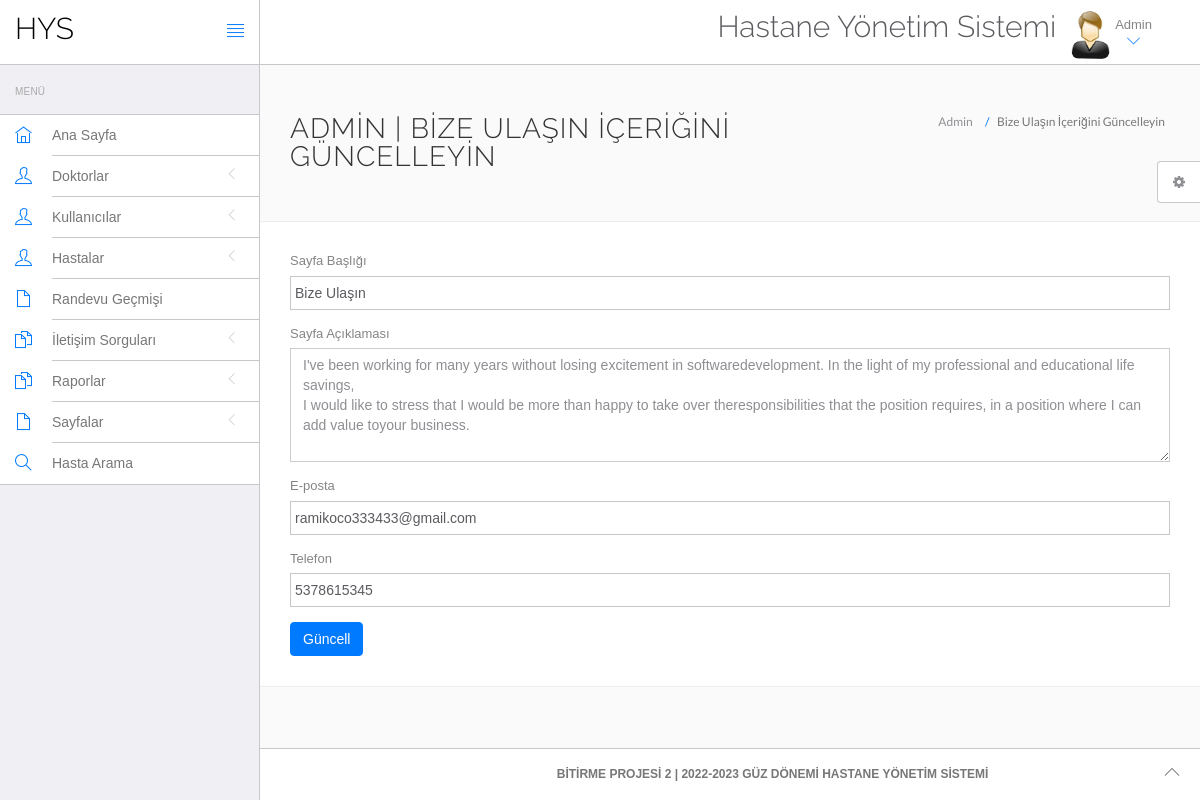
Screenshot of /hms/admin/contact.php (signed in) with the database file from the repository.
### tables this page shows
CREATE TABLE `tblpage` (
  `ID` int(10) NOT NULL,
  `PageType` varchar(200) DEFAULT NULL,
  `PageTitle` varchar(200) DEFAULT NULL,
  `PageDescription` mediumtext,
  `Email` varchar(120) DEFAULT NULL,
  `MobileNumber` bigint(10) DEFAULT NULL,
  `UpdationDate` timestamp NULL DEFAULT CURRENT_TIMESTAMP,
  `OpenningTime` varchar(255) DEFAULT NULL
);

### hms/admin/contact.php (the view, shortened to what this page needs)
<?php
include('include/config.php');
if(strlen($_SESSION['id']==0)) {
 header('location:logout.php');
  } else{
?>
<!DOCTYPE html>
<html lang="tr">
	<head>
		<link rel="stylesheet" href="vendor/bootstrap/css/bootstrap.min.css">
		<link rel="stylesheet" href="vendor/fontawesome/css/font-awesome.min.css">
		<link rel="stylesheet" href="vendor/themify-icons/themify-icons.min.css">
		<link href="vendor/animate.css/animate.min.css" rel="stylesheet" media="screen">
		<link href="vendor/perfect-scrollbar/perfect-scrollbar.min.css" rel="stylesheet" media="screen">
		<link href="vendor/switchery/switchery.min.css" rel="stylesheet" media="screen">
		<link href="vendor/bootstrap-touchspin/jquery.bootstrap-touchspin.min.css" rel="stylesheet" media="screen">
		<link href="vendor/select2/select2.min.css" rel="stylesheet" media="screen">
		<link href="vendor/bootstrap-datepicker/bootstrap-datepicker3.standalone.min.css" rel="stylesheet" media="screen">
		<link href="vendor/bootstrap-timepicker/bootstrap-timepicker.min.css" rel="stylesheet" media="screen">
		<link rel="stylesheet" href="assets/css/styles.css">
		<link rel="stylesheet" href="assets/css/plugins.css">
		<link rel="stylesheet" href="assets/css/themes/theme-1.css" id="skin_color" />
	</head>
	<body>
		<div id="app">
<?php include('include/sidebar.php');?>
			<div class="app-content">
					<?php include('include/header.php');?>
				<div class="main-content" >
					<div class="wrap-content container" id="container">
						<section id="page-title">
							<div class="row">
								<div class="col-sm-8">
									<h1 class="mainTitle">Admin  | Bize Ulaşın İçeriğini Güncelleyin</h1>
																	</div>
								<ol class="breadcrumb">
									<li>
										<span>Admin </span>
									</li>
									<li class="active">
										<span>Bize Ulaşın İçeriğini Güncelleyin</span>
									</li>
								</ol>
							</div>
						</section>
						<div class="container-fluid container-fullw bg-white">
									<div class="row">
								<div class="col-md-12">
          <form class="forms-sample" method="post">
                    <?php
$ret=mysqli_query($con,"select * from  tblpage where PageType='contactus'");
while ($row=mysqli_fetch_array($ret)) {
?>
                    <div class="form-group">
                       <label for="exampleInputUsername1">Sayfa Başlığı</label>
                      <input id="pagetitle" name="pagetitle" type="text" class="form-control" required="true" value="<?php  echo $row['PageTitle'];?>">
                    </div>
                    <div class="form-group">
                      <label for="exampleInputEmail1">Sayfa Açıklaması</label>
                      <textarea class="form-control" name="pagedes" id="pagedes" rows="5"><?php  echo $row['PageDescription'];?></textarea>
                    </div>
                    <div class="form-group">
                      <label for="exampleInputUsername1">E-posta</label>
                     <input type="email" class="form-control" name="email" value="<?php  echo $row['Email'];?>" required='true'>
                    </div>
                    <div class="form-group">
                      <label for="exampleInputUsername1">Telefon</label>
                     <input type="text" class="form-control" name="mobnum" value="<?php  echo $row['MobileNumber'];?>" required='true' maxlength="10" pattern='[0-9]+'>
                    </div>
                    <?php } ?>
                    <button type="submit" class="btn btn-primary mr-2" name="submit">Güncell</button>
                  </form>
								</div>
							</div>
								</div>
					</div>
				</div>
			</div>
	<?php include('include/footer.php');?>
	<?php include('include/setting.php');?>
		</div>
	</body>
</html>
<?php } ?>

### hms/admin/assets/css/themes/theme-1.css (style rules this page uses)
body { background: #FAFAFA; }

### rows the page displays
tblpage: pagetitle "Bize Ulaşın", pagedes "I've been working for many years without losing excitement in softwaredevelopment. In the light of my professional and educational life savings, I would like to stress that I would be more than happy to take over theresponsibilities that the position requires, in a position where I can add value toyour business.", email "ramikoco333433@gmail.com", mobnum "5378615345"
